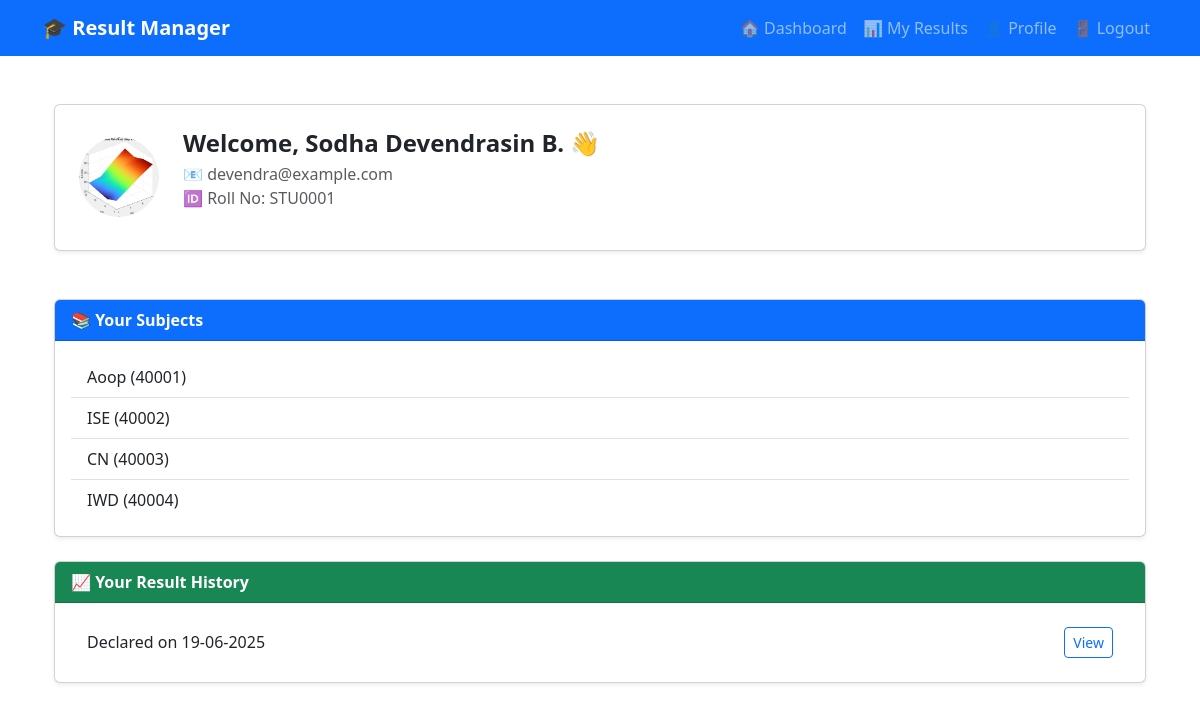
The page /dashboard (signed in) on the database its author committed.
### models.py (models this page shows)
class BaseModel(Model):
    class Meta:
        database = db

class User(BaseModel):
    name = CharField()
    email = CharField(unique=True)
    roll_no = CharField(unique=True)
    image = CharField(null=True)
    password = CharField()
    dob = DateField(null=True)
    gender = CharField(null=True)
    department = CharField(null=True)
    course = CharField(null=True)

class Subject(BaseModel):
    sub_code = CharField(unique=True)
    name = CharField()

class Result(BaseModel):
    student = ForeignKeyField(User, backref='results')
    declaration_date = DateField()

### app.py (the view)
@app.route('/dashboard')
def dashboard():
    if 'user' not in session:
        flash('Login required', 'warning')
        return redirect(url_for('login'))
    user = User.get_or_none(User.id == session['user'])
    if not user:
        flash("User not found!", "danger")
        return redirect(url_for('logout'))
    subjects = get_all_subjects()
    return render_template('dashboard.html', user=user, subjects=subjects, show_navbar=True)

### operations.py (called while the page is built)
def get_all_subjects():
    return Subject.select()

### templates/dashboard.html (shortened to what this page needs)
{% extends 'base.html' %}
{% block content %}
<div class="container mt-5">
  <div class="card shadow-sm p-4 mb-5 animate__animated animate__fadeInDown">
    <div class="d-flex align-items-center">
      <img src="{{ url_for('static', filename='uploads/' ~ user.image) }}" alt="Profile" class="rounded-circle me-4" width="80" height="80" />
      <div>
        <h4 class="fw-bold mb-1">Welcome, {{ user.name }} 👋</h4>
        <p class="text-muted mb-0">📧 {{ user.email }}</p>
        <p class="text-muted">🆔 Roll No: {{ user.roll_no }}</p>
      </div>
    </div>
  </div>
  <div class="card shadow-sm mb-4 animate__animated animate__fadeInLeft">
    <div class="card-header bg-primary text-white fw-semibold">📚 Your Subjects</div>
    <div class="card-body">
      {% if subjects %}
        <ul class="list-group list-group-flush">
          {% for sub in subjects %}
            <li class="list-group-item">{{ sub.name }} ({{ sub.sub_code }})</li>
          {% endfor %}
        </ul>
      {% else %}
        <p class="text-muted">No subjects found.</p>
      {% endif %}
    </div>
  </div>
  <div class="card shadow-sm animate__animated animate__fadeInRight">
    <div class="card-header bg-success text-white fw-semibold">📈 Your Result History</div>
    <div class="card-body">
      {% if user.results.exists() %}
        <ul class="list-group list-group-flush">
          {% for res in user.results %}
            <li class="list-group-item d-flex justify-content-between align-items-center">
              Declared on {{ res.declaration_date.strftime('%d-%m-%Y') }}
              <a href="{{ url_for('my_results') }}" class="btn btn-sm btn-outline-primary">View</a>
            </li>
          {% endfor %}
        </ul>
      {% else %}
        <p class="text-muted">No results declared yet.</p>
      {% endif %}
    </div>
  </div>
</div>
{% endblock %}

### templates/base.html (shortened to what this page needs)
<!DOCTYPE html>
<html lang="en">
<head>
  <link href="https://cdn.jsdelivr.net/npm/bootstrap@5.3.0/dist/css/bootstrap.min.css" rel="stylesheet" />
  <link rel="stylesheet" href="https://cdn.jsdelivr.net/npm/animate.css@4.1.1/animate.min.css" />
</head>
<body>
<nav class="navbar navbar-expand-lg navbar-dark bg-primary">
  <div class="container">
    <a class="navbar-brand fw-bold" href="{{ url_for('home') }}">🎓 Result Manager</a>
    <div class="collapse navbar-collapse" id="mainNavbar">
      <ul class="navbar-nav ms-auto">
        {% if session.get('user') %}
          <li class="nav-item"><a class="nav-link" href="{{ url_for('dashboard') }}">🏠 Dashboard</a></li>
          <li class="nav-item"><a class="nav-link" href="{{ url_for('my_results') }}">📊 My Results</a></li>
          <li class="nav-item"><a class="nav-link" href="{{ url_for('profile') }}">👤 Profile</a></li>
          <li class="nav-item"><a class="nav-link" href="{{ url_for('logout') }}">🚪 Logout</a></li>
        {% elif session.get('admin') %}
          <li class="nav-item"><a class="nav-link" href="{{ url_for('admin_panel') }}">🛠 Admin Panel</a></li>
          <li class="nav-item"><a class="nav-link" href="{{ url_for('admin_logout') }}">🚪 Logout</a></li>
        {% else %}
          <li class="nav-item"><a class="nav-link" href="{{ url_for('login') }}">🔐 Login</a></li>
          <li class="nav-item"><a class="nav-link" href="{{ url_for('register') }}">📝 Register</a></li>
          <li class="nav-item"><a class="nav-link" href="{{ url_for('admin_login') }}">🛡️ Admin Login</a></li>
        {% endif %}
      </ul>
    </div>
  </div>
</nav>
<div class="container mt-4">
  {% block content %}{% endblock %}
</div>
</body>
</html>

### rows shown on the page
User: image (picture), name "Sodha Devendrasin B.", email "devendra@example.com", roll_no "STU0001"
Subject: name "Aoop", sub_code "40001"
Subject: name "ISE", sub_code "40002"
Subject: name "CN", sub_code "40003"
Subject: name "IWD", sub_code "40004"
Result: declaration_date "19-06-2025"
